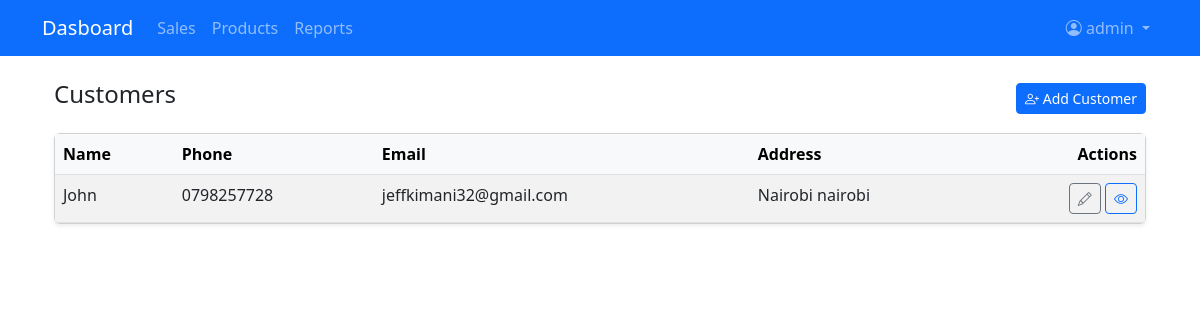
The page /customers/ (signed in) on the database as committed earlier.
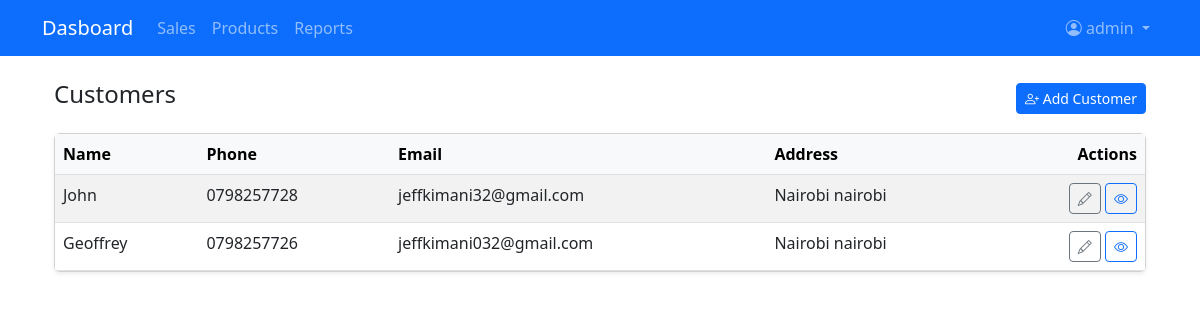
The same page on the database as committed later.
### main/models.py (models this page shows, shortened)
class Customer(models.Model):
    name = models.CharField(max_length=200)
    phone = models.CharField(max_length=20, blank=True)
    email = models.EmailField(blank=True)
    address = models.TextField(blank=True)

### main/views.py (the view)
# urls.py: path('customers/', views.customer_list, name='customer_list'),
@login_required
def customer_list(request):
    customers = Customer.objects.all()
    return render(request, 'pos/customer_list.html', {'customers': customers})

### main/templates/pos/customer_list.html (shortened to what this page needs)
{% extends 'base.html' %}
{% load static %}
{% block content %}
<div class="container-fluid mt-3">
    <div class="d-flex justify-content-between align-items-center mb-3">
        <h4>Customers</h4>
        <a href="{% url 'add_customer' %}" class="btn btn-sm btn-primary">
            <i class="bi bi-person-plus"></i> Add Customer
        </a>
    </div>
    <div class="card shadow-sm">
        <div class="card-body p-0">
            <div class="table-responsive">
                <table class="table table-hover table-striped mb-0">
                    <thead class="table-light">
                        <tr>
                            <th>Name</th>
                            <th>Phone</th>
                            <th>Email</th>
                            <th>Address</th>
                            <th class="text-end">Actions</th>
                        </tr>
                    </thead>
                    <tbody>
                        {% for customer in customers %}
                        <tr>
                            <td>{{ customer.name }}</td>
                            <td>{{ customer.phone|default:"-" }}</td>
                            <td>{{ customer.email|default:"-" }}</td>
                            <td>{{ customer.address|default:"-" }}</td>
                            <td class="text-end">
                                <button type="button" class="btn btn-sm btn-outline-secondary">
                                    <i class="bi bi-pencil"></i>
                                </button>
                                <button type="button" class="btn btn-sm btn-outline-primary">
                                    <i class="bi bi-eye"></i>
                                </button>
                            </td>
                        </tr>
                        {% endfor %}
                    </tbody>
                </table>
            </div>
        </div>
    </div>
</div>
{% endblock %}

Rows that differ between the two databases and show on the page:
added Customer: name "Geoffrey", phone "0798257726", email "jeffkimani032@gmail.com", address "Nairobi nairobi"
